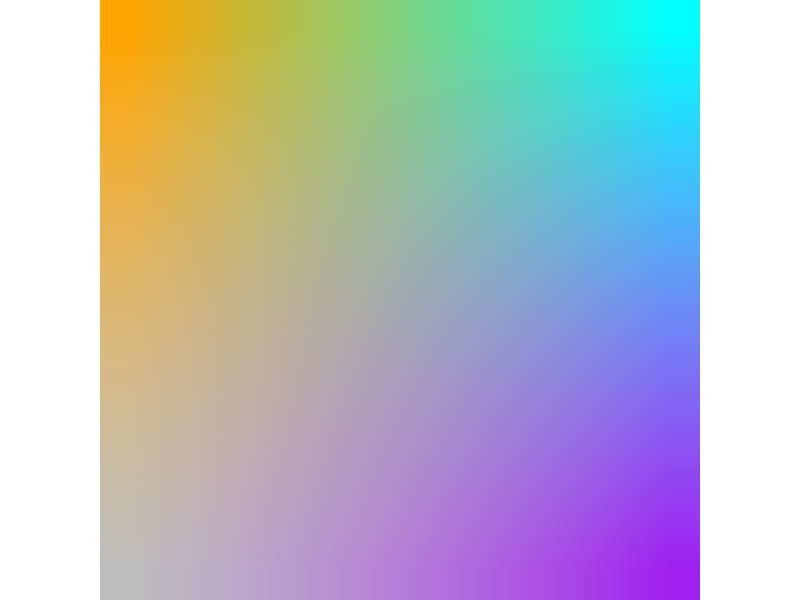

Source code (R): (Note: this script raises an error after producing the figure.)
# 2d lightening
rotate <- function(x) t(apply(x, 2, rev))
n <- 10
library(grid)
mm <- tcrossprod(seq(1,0,length.out = n))
tmp1 <- sapply(col2rgb("orange")/255, function(x) 1-mm*(1-x))
tmp2 <- sapply(col2rgb("cyan")/255, function(x) 1-rotate(mm)*(1-x))
tmp3 <- sapply(col2rgb("purple")/255, function(x) 1-rotate(rotate(mm))*(1-x))
tmp4 <- sapply(col2rgb("grey")/255, function(x) 1-rotate(rotate(rotate(mm)))*(1-x))
colormat <- matrix(rgb(tmp1*tmp2*tmp3*tmp4),n)
grid.raster(colormat)

mapExpr2color <- function(gene1, gene2, colormat, scale = F){
  colormat <- apply(colormat, 2, rev)
  range1 <- quantile(gene1, probs = c(0.01, 0.99))
  if(!scale) range1[1] <- 0
  gene1[gene1 > range1[2]] <- range1[2]
  gene1[gene1 < range1[1]] <- range1[1]
  
  range2 <- quantile(gene2, probs = c(0.01, 0.99))
  if(!scale) range2[1] <- 0
  gene2[gene2 > range2[2]] <- range2[2]
  gene2[gene2 < range2[1]] <- range2[1]
  
  sapply(1:length(gene1), function(x) {
    colormat[round(1+(ncol(colormat)-1)*(gene2[x] - range2[1])/diff(range2)),
             round(1+(ncol(colormat)-1)*(gene1[x] - range1[1])/diff(range1))]
  })
}
ggplot(data = data_annot) + 
  geom_point(mapping = aes(Main.wiPK44.tSNE_1, Main.wiPK44.tSNE_2), size = 2,
             color = mapExpr2color(as.numeric(data_expr["Kit", rownames(data_annot)]),
                                   as.numeric(data_expr["Spi1", rownames(data_annot)]),
                                   colormat))
